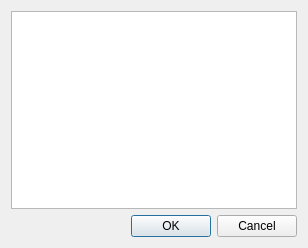
<?xml version="1.0" encoding="UTF-8"?>
<ui version="4.0">
 <class>CGetProfile</class>
 <widget class="QDialog" name="CGetProfile">
  <property name="geometry">
   <rect>
    <x>0</x>
    <y>0</y>
    <width>308</width>
    <height>248</height>
   </rect>
  </property>
  <property name="windowTitle">
   <string>Select profile for printing</string>
  </property>
  <layout class="QVBoxLayout" name="verticalLayout_2">
   <item>
    <layout class="QVBoxLayout" name="verticalLayout">
     <item>
      <widget class="QListView" name="listView">
       <property name="editTriggers">
        <set>QAbstractItemView::NoEditTriggers</set>
       </property>
      </widget>
     </item>
     <item>
      <layout class="QHBoxLayout" name="horizontalLayout">
       <item>
        <spacer name="horizontalSpacer">
         <property name="orientation">
          <enum>Qt::Horizontal</enum>
         </property>
         <property name="sizeHint" stdset="0">
          <size>
           <width>40</width>
           <height>20</height>
          </size>
         </property>
        </spacer>
       </item>
       <item>
        <widget class="QPushButton" name="pushButton">
         <property name="text">
          <string>OK</string>
         </property>
        </widget>
       </item>
       <item>
        <widget class="QPushButton" name="pushButton_2">
         <property name="text">
          <string>Cancel</string>
         </property>
        </widget>
       </item>
      </layout>
     </item>
    </layout>
   </item>
  </layout>
 </widget>
 <resources/>
 <connections/>
</ui>
